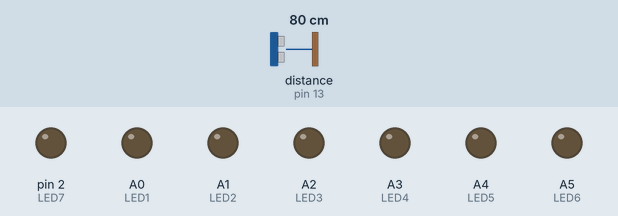
The program below on a simulated Arduino Uno, built with avr-gcc and run on an emulated ATmega328P. Shown: output pins drawn as LEDs (lit = HIGH). Wiring (inferred from the names in the program): ultrasonic range finder: trigger pin 12; echo pin 13. The test bench sets the inputs (shaded band); at power-on: distance to the obstacle (sensor on pin 13) 80 cm. The echo pulse lasts 58.3 µs per cm; pins used as bus, display or sensor lines are not drawn.

Above: at 1.2 s.
1.3 s: distance to the obstacle (sensor on pin 13) set to 53 cm
2.8 s: distance to the obstacle (sensor on pin 13) set to 46 cm
At 3.1 s:
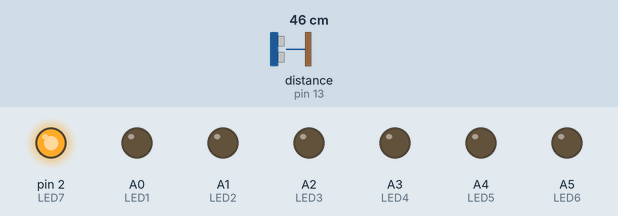
4.3 s: distance to the obstacle (sensor on pin 13) set to 41 cm
At 4.8 s:
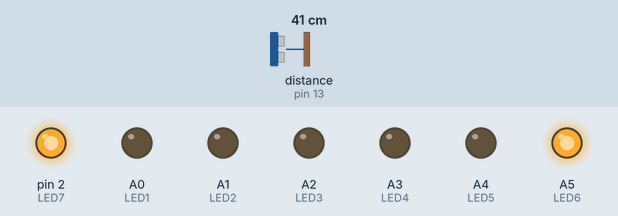
5.8 s: distance to the obstacle (sensor on pin 13) set to 38 cm
7.3 s: distance to the obstacle (sensor on pin 13) set to 33 cm
At 7.6 s:
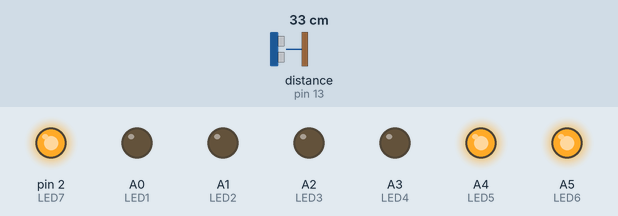
8.8 s: distance to the obstacle (sensor on pin 13) set to 60 cm
At 10.2 s:
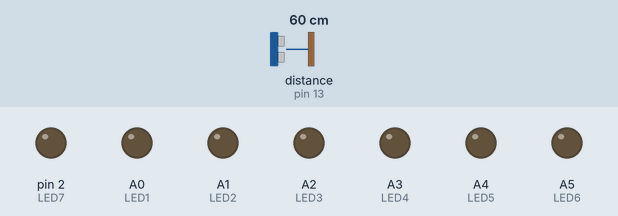
Timing chart, 0 to 11.3 s (numbered marks = the images above; inputs shaded):
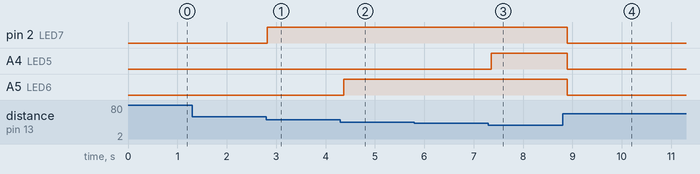

The program:

main.cpp
```cpp
#include <Arduino.h>

const int trigPin = 12;
const int echoPin = 13;

const int LED1 = A0;
const int LED2 = A1;
const int LED3 = A2;
const int LED4 = A3;
const int LED5 = A4;
const int LED6 = A5;
const int LED7 = 2;

int duration = 0;
int distance = 0;

void setup()
{
  pinMode(trigPin , OUTPUT);
  pinMode(echoPin , INPUT);

  pinMode(LED1 , OUTPUT);
  pinMode(LED2 , OUTPUT);
  pinMode(LED3 , OUTPUT);
  pinMode(LED4 , OUTPUT);
  pinMode(LED5 , OUTPUT);
  pinMode(LED6 , OUTPUT);
  pinMode(LED7 , OUTPUT);

  Serial.begin(9600);

}

void loop()
{
 digitalWrite(trigPin, LOW);
  delayMicroseconds(2);
  digitalWrite(trigPin, HIGH);
  delayMicroseconds(10);
  digitalWrite(trigPin, LOW);
  duration = pulseIn(echoPin, HIGH);
  distance = duration/58.2;

  if ( distance <= 7 )
  {
    digitalWrite(LED1, HIGH);
  }
  else
  {
    digitalWrite(LED1, LOW);
  }
  if ( distance <= 14 )
  {
    digitalWrite(LED2, HIGH);
  }
  else
  {
    digitalWrite(LED2, LOW);
  }
  if ( distance <= 21 )
  {
    digitalWrite(LED3, HIGH);
  }
  else
  {
    digitalWrite(LED3, LOW);
  }
  if ( distance <= 28 )
  {
    digitalWrite(LED4, HIGH);
  }
  else
  {
    digitalWrite(LED4, LOW);
  }
  if ( distance <= 35 )
  {
    digitalWrite(LED5, HIGH);
  }
  else
  {
    digitalWrite(LED5, LOW);
  }
  if ( distance <= 42 )
  {
    digitalWrite(LED6, HIGH);
  }
  else
  {
    digitalWrite(LED6, LOW);
  }
  if ( distance <= 49 )
  {
    digitalWrite(LED7, HIGH);
  }
  else
  {
    digitalWrite(LED7, LOW);
  }
  delay(100);
}
```

Measured:
- the behaviour switches between 51 and 50 cm on distance to the obstacle (sensor on pin 13) (found by bisection; images 0 and 1)
- the behaviour switches between 44 and 43 cm on distance to the obstacle (sensor on pin 13) (found by bisection; images 1 and 2)
- the behaviour switches between 37 and 36 cm on distance to the obstacle (sensor on pin 13) (found by bisection; images 2 and 3)
- after the input at 1.3 s, every drawn part: stays the same
- after the input at 2.8 s, pin 2 (LED7): LOW → HIGH at once
- after the input at 4.3 s, A5 (LED6): LOW → HIGH after 0.07 s
- after the input at 5.8 s, every drawn part: stays the same
- after the input at 7.3 s, A4 (LED5): LOW → HIGH after 0.05 s
- after the input at 8.8 s, pin 2 (LED7), A4 (LED5), A5 (LED6): HIGH → LOW after 0.09 s
